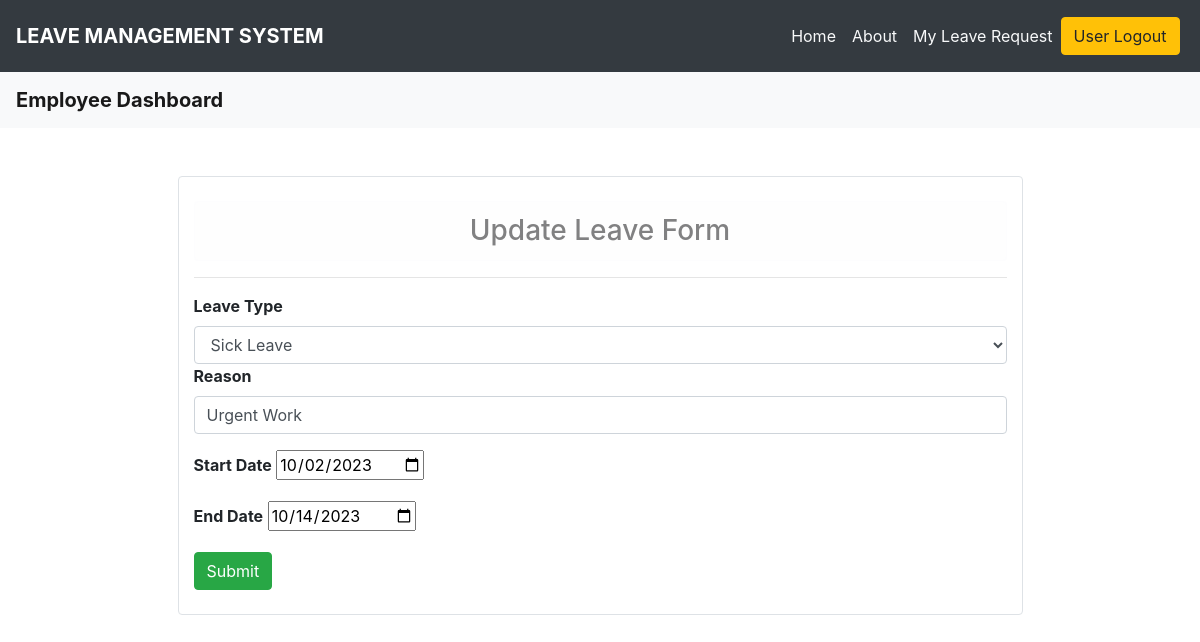
The page /update_employee_leave/4 on the database its author committed.
### app/models.py (models this page shows)
class LeaveRequest(models.Model):
    employee = models.ForeignKey(Employee, on_delete=models.CASCADE)
    leave_type = models.CharField(max_length=30,
                                  choices=[('casual leave', 'casual leave'), ('paid leave', 'paid leave'),
                                           ('sick leave', 'sick leave')])
    start_date = models.DateField(default=datetime.date.today)
    end_date = models.DateField(default=datetime.date.today)
    leave_status = models.CharField(max_length=25, choices=[('1', 'pending'), ('2', 'rejected'), ('3','accepted')], default=1)
    reason = models.TextField(max_length=150, default=None)

### app/views.py (the view, shortened to what this page needs)
# urls.py: path("update_employee_leave/<int:id>", views.update_employee_leave, name='update_employee_leave'),
def update_employee_leave(request, id):
    leave=LeaveRequest.objects.get(pk=id)
    return render(request, 'update_employee_leave.html', {'leave': leave})

### templates/update_employee_leave.html (shortened to what this page needs)
<!doctype html>
{% load static %}
<html lang="en">
<head>
    <link rel="stylesheet" type="text/css" href="{% static 'css/style.css' %}">
    <link rel="stylesheet" href="https://cdn.jsdelivr.net/npm/bootstrap@4.3.1/dist/css/bootstrap.min.css"
>
</head>
<body>
<nav class="navbar navbar-dark bg-dark">
    <a class="navbar-brand" href="/"><strong>LEAVE MANAGEMENT SYSTEM</strong></a>
    <div class="form-inline my-2 my-lg-10">
        <a class="p-2 text-light" href="#">Home</a>
        <a class="p-2 text-light" href="#">About</a>
        <a class="p-2 text-light" href="#">My Leave Request</a>
        <a href="/logout"class="btn btn-warning">User Logout</a>&nbsp;
    </div>
</nav>
<nav class="navbar navbar-light bg-light">
  <a style="text-align:center" class="navbar-brand" href="/employee_dashboard/"><strong>Employee Dashboard</strong></a>
</nav>
<div class="container">
    <div class="p-4 m-4">
        <div class="col-lg-10 mx-auto border rounded pt-4 ">
            <h3 style="text-align: center;" class="alert alert-light border-rounded"> Update Leave Form</h3><hr>
            <form action="/update_employee_leave/{{leave.id}}" method="POST">
                <div class="md-3">
                    <label for="leave_type"><strong>Leave Type</strong></label>
                                <select name="leave_type" id="leave_type" class="form-control">
                                    <option value="sick leave" {% if leave.leave_type == 'sick leave' %} selected  {% endif %}>Sick Leave</option>
                                </select>
                            </div>
                <div class="form-group">
                    <label for="reason"><strong>Reason</strong></label>
                    <input type="text" name="reason" id="reason" class="form-control" placeholder="Reason for leave" required value="{{leave.reason}}">
                </div>
                <div class="form-group">
                     <label for="start_date"><strong>Start Date</strong> </label>
                      <input type="date" id="start_date" name="start_date" required value="{{leave.start_date|date:'Y-m-d'}}">
                </div>
                <div class="form-group">
                     <label for="end_date"><strong>End Date</strong></label>
                      <input type="date" id="end_date" name="end_date" required value="{{leave.end_date|date:'Y-m-d'}}">
                </div>
                <div>
                    <input class="btn btn-success" type="submit" value="Submit">
                </div>
                <br>
            </form>
        </div>
    </div>
</div>
</body>
</html>

### static/css/style.css (style rules this page uses)
body { background-color: hsl(0, 0%, 98%); }
h1,h2,h3,h4,h5,h6 { color:hsl(0, 0%, 30%); }
.bg-dark { background-color: #4f868c!important; }
.btn { border-radius: 0; }
.btn-warning { color: #212529; }

### rows shown on the page
LeaveRequest: leave_type "Sick Leave", reason "Urgent Work", start_date "10/02/2023", end_date "10/14/2023"
